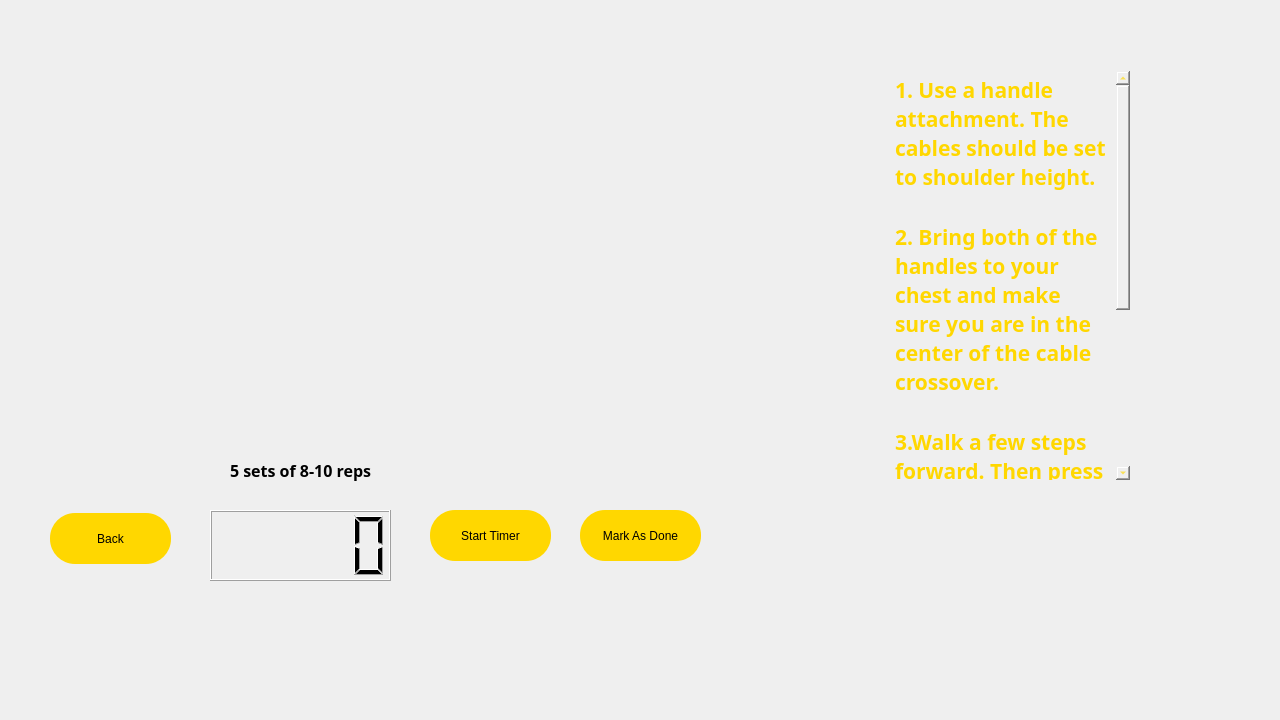
<?xml version="1.0" encoding="UTF-8"?>
<ui version="4.0">
 <class>chestexp</class>
 <widget class="QDialog" name="chestexp">
  <property name="geometry">
   <rect>
    <x>0</x>
    <y>0</y>
    <width>1280</width>
    <height>720</height>
   </rect>
  </property>
  <property name="windowTitle">
   <string>Dialog</string>
  </property>
  <property name="styleSheet">
   <string notr="true">#chestexp{border-image: url(:/images/abstract-textured-backgound.jpg);}</string>
  </property>
  <widget class="QWidget" name="disc" native="true">
   <property name="geometry">
    <rect>
     <x>850</x>
     <y>10</y>
     <width>321</width>
     <height>521</height>
    </rect>
   </property>
   <property name="styleSheet">
    <string notr="true">#disc{
	border-image: url(:/images/Untitled_design.png);
}</string>
   </property>
   <widget class="QPlainTextEdit" name="plainTextEdit">
    <property name="geometry">
     <rect>
      <x>40</x>
      <y>60</y>
      <width>241</width>
      <height>411</height>
     </rect>
    </property>
    <property name="font">
     <font>
      <family>Bahnschrift SemiBold Condensed</family>
      <pointsize>16</pointsize>
      <bold>true</bold>
     </font>
    </property>
    <property name="styleSheet">
     <string notr="true">background-color:transparent;
color:rgb(255,215,0);</string>
    </property>
    <property name="readOnly">
     <bool>true</bool>
    </property>
    <property name="plainText">
     <string>1. Use a handle attachment. The cables should be set to shoulder height.

2. Bring both of the handles to your chest and make sure you are in the center of the cable crossover.

3.Walk a few steps forward. Then press the weight forward.

4. From there, you should flex and extend at both the shoulders and elbows simultaneously.</string>
    </property>
   </widget>
  </widget>
  <widget class="QLCDNumber" name="lcdNumber">
   <property name="geometry">
    <rect>
     <x>210</x>
     <y>510</y>
     <width>181</width>
     <height>71</height>
    </rect>
   </property>
  </widget>
  <widget class="QPushButton" name="backbutton">
   <property name="geometry">
    <rect>
     <x>50</x>
     <y>513</y>
     <width>121</width>
     <height>51</height>
    </rect>
   </property>
   <property name="styleSheet">
    <string notr="true">QPushButton#backbutton {
    
	background-color: rgb(255, 215, 0);
	color: rgb(0, 0, 0);
 border-radius :25px solid black;
	}

	QPushButton#backbutton:hover{
    background-color: rgb(0, 142, 213);
	}

QPushButton#backbutton:pressed{
    background-color: rgb(0, 26, 141);
	}</string>
   </property>
   <property name="text">
    <string>Back</string>
   </property>
  </widget>
  <widget class="QPushButton" name="startimerb">
   <property name="geometry">
    <rect>
     <x>430</x>
     <y>510</y>
     <width>121</width>
     <height>51</height>
    </rect>
   </property>
   <property name="styleSheet">
    <string notr="true">QPushButton#startimerb{
    
	background-color: rgb(255, 215, 0);
	color: rgb(0, 0, 0);
 border-radius :25px solid black;
	}

	QPushButton#startimerb:hover{
    background-color: rgb(0, 142, 213);
	}

QPushButton#startimerb:pressed{
    background-color: rgb(0, 26, 141);
	}</string>
   </property>
   <property name="text">
    <string>Start Timer</string>
   </property>
  </widget>
  <widget class="QPushButton" name="madb">
   <property name="geometry">
    <rect>
     <x>580</x>
     <y>510</y>
     <width>121</width>
     <height>51</height>
    </rect>
   </property>
   <property name="styleSheet">
    <string notr="true">QPushButton#madb{
    
	background-color: rgb(255, 215, 0);
	color: rgb(0, 0, 0);
 border-radius :25px solid black;
	}

	QPushButton#madb:hover{
    background-color: rgb(0, 142, 213);
	}

QPushButton#madb:pressed{
    background-color: rgb(0, 26, 141);
	}</string>
   </property>
   <property name="text">
    <string>Mark As Done</string>
   </property>
  </widget>
  <widget class="QWidget" name="widget" native="true">
   <property name="geometry">
    <rect>
     <x>220</x>
     <y>440</y>
     <width>161</width>
     <height>61</height>
    </rect>
   </property>
   <property name="styleSheet">
    <string notr="true">
	border-image: url(:/images/abstract-textured-backgound.jpg);
</string>
   </property>
   <widget class="QLabel" name="label">
    <property name="geometry">
     <rect>
      <x>10</x>
      <y>10</y>
      <width>141</width>
      <height>41</height>
     </rect>
    </property>
    <property name="font">
     <font>
      <family>Bahnschrift SemiBold</family>
      <pointsize>12</pointsize>
      <bold>true</bold>
     </font>
    </property>
    <property name="text">
     <string>5 sets of 8-10 reps</string>
    </property>
   </widget>
  </widget>
 </widget>
 <resources/>
 <connections/>
</ui>
